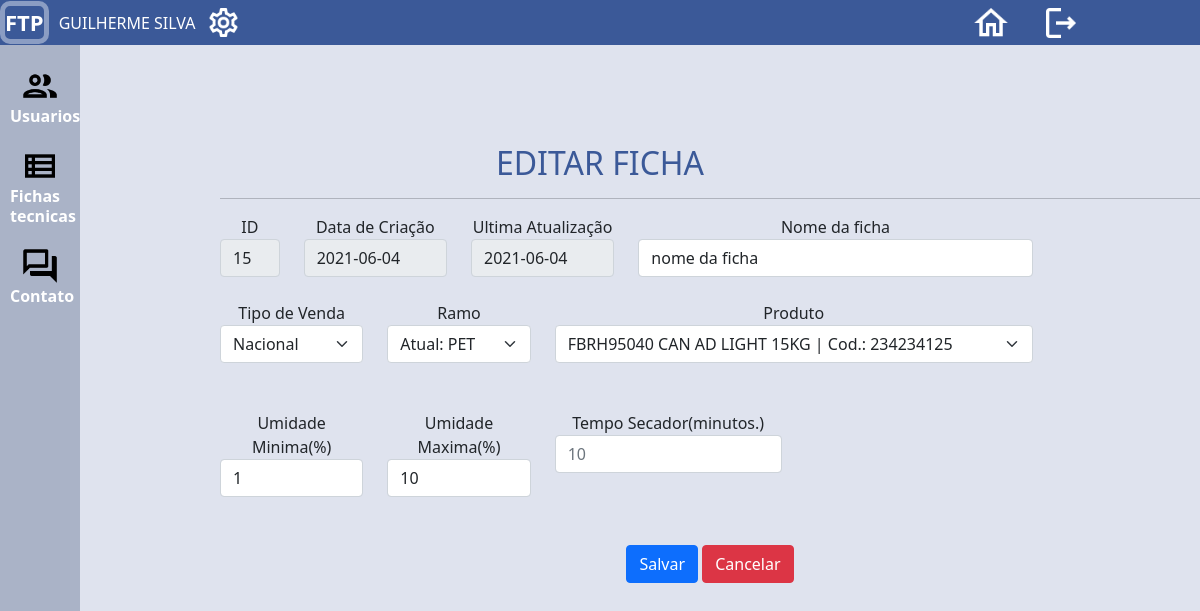
Page /paginas/admin/main.php?pagina=../cadastros/editar_ficha&id=15 (signed in) on the committed database.
### tables this page shows
CREATE TABLE `ficha` (
  `id` int(11) NOT NULL,
  `nome` varchar(255) DEFAULT NULL,
  `codProduto` varchar(255) DEFAULT NULL,
  `dataCriacao` date DEFAULT NULL,
  `dataAtualizacao` date DEFAULT NULL,
  `tipoVenda` int(11) DEFAULT NULL,
  `ramo` int(11) DEFAULT NULL,
  `umidadeMaxima` int(11) DEFAULT NULL,
  `secador` int(11) DEFAULT NULL,
  `umidadeMinima` int(11) DEFAULT NULL
);

### paginas/cadastros/editar_ficha.php (the view, shortened to what this page needs)
<?php
  $id = $_GET['id'];
  global $pdo;
  $sql = "SELECT * FROM ficha WHERE id = '$id'";
  $consulta = $pdo->query($sql);
  while ($linha = $consulta->fetch(PDO::FETCH_ASSOC)) {
    $nome = $linha['nome'];
    $dataCriacao = $linha['dataCriacao'];
    $dataAtualizacao = $linha['dataAtualizacao'];
    if($dataAtualizacao == null || $dataAtualizacao == '0000-00-00'){
        $dataAtualizacao = $dataCriacao;
    }
    $ramo = $linha['ramo'];
    $umidadeMinima = $linha['umidadeMinima'];
    $umidadeMaxima = $linha['umidadeMaxima'];
    $secador =  $linha['secador'];
  }
?>
<center style=" margin-top: 100px !important;">
    <h2>EDITAR FICHA</h2>
    <form action="../../classes/fichas/editar_ficha.php" method="POST" style="margin-left: 220px;">
        <hr />
        <div class="row">
        <div class="form-group col-md-1"> <label for="nome">ID</label> <input type="text" class="form-control" name="id" value="<?php echo $id ?>" disabled  size="60"> </div>
        <div class="form-group col-md-2"> <label for="dataCriacao">Data de Criação</label> <input type="text" class="form-control" name="dataCriacao" value="<?php echo $dataCriacao ?>"  disabled size="60"> </div>
        <div class="form-group col-md-2"> <label for="dataCriacao">Ultima Atualização</label> <input type="text" class="form-control" name="dataCriacao" value="<?php echo $dataAtualizacao ?>"  disabled size="60"> </div>
        <div class="form-group col-md-5"> <label for="nome">Nome da ficha</label> <input type="text" class="form-control" name="nome" value="<?php echo $nome ?>"  size="60"> </div>
        </div>
        <br>
        <div class="row">
                <div class="form-group col-md-2">
                <label for="venda">Tipo de Venda</label>
                    <select class="form-select" aria-label="venda" name="tipoVenda">
                        <option value="1">Nacional</option>
                    </select>
                </div>
                <div class="form-group col-md-2">
                <label for="produto">Ramo</label>
                    <select class="form-select" aria-label="Ramo" name="ramo">
                  <?php
                    switch ($ramo) {
                        case 1:
                            $ramoString = 'PET';
                            break;
                    }
                  ?>
                        <option selected value="<?php echo $ramo;?>">Atual: <?php echo $ramoString;?></option>
                    </select>
                </div>
                <div class="form-group col-md-6">
                <label for="produto">Produto</label>
                    <select class="form-select" aria-label="Produto" name="codProduto">
                        <?php
                            $consulta = $pdo->query("SELECT * FROM produto");
                            while ($linha = $consulta->fetch(PDO::FETCH_ASSOC)) {
                                $linha['categoria'] = ($linha['categoria'] . " | Cod.: " . $linha['codProduto']);
                                echo "<option value=" . $linha['id'] . ">" . $linha['categoria'] .  "</option>";
                            }
                        ?>
                    </select>
                </div>
            </div>
        <br><br>
        <div class="row">
            <div class="form-group col-md-2"> <label for="nome">Umidade Minima(%)</label> <input type="number" class="form-control" name="umidadeMinima" value="<?php echo $umidadeMinima ?>" PLACEHOLDER=<?php echo $umidadeMinima;?>  ></div>
            <div class="form-group col-md-2"> <label for="nome">Umidade Maxima(%)</label> <input type="number" class="form-control" name="umidadeMaxima" value="<?php echo $umidadeMaxima ?>"  PLACEHOLDER=<?php echo $umidadeMaxima;?>> </div>
            <div class="form-group col-md-3"> <label for="nome">Tempo Secador(minutos.)</label> <input type="number" class="form-control" name="secador" value="<?php echo $ecador ?>" PLACEHOLDER=<?php echo $secador;?> > </div>
        </div>
        <br><br>
        <div id="actions" class="row">
            <div class="col-md-12"> <button type="submit" class="btn btn-primary">Salvar</button>
            <a href="?pagina=../../classes/fichas/visualizar_fichas" class="btn btn-danger">Cancelar</a> </div>
        </div>
        <br>
        <br>
    </form>
</center>

### css/ftp.css (style rules this page uses)
body { background-color: #dfe3ee; width: 100%; }
a { color: white !important; text-decoration: none !important; }
h1, h2 { color: #3b5998 !important; }

### rows in the picture
ficha: dataCriacao "2021-06-04", nome "nome da ficha", umidadeMinima "1", umidadeMaxima "10", secador "10"

### other values in the picture
$_SESSION['nome'] "GUILHERME SILVA"
form field codProduto "FBRH95040 CAN AD LIGHT 15KG | Cod.: 234234125"
